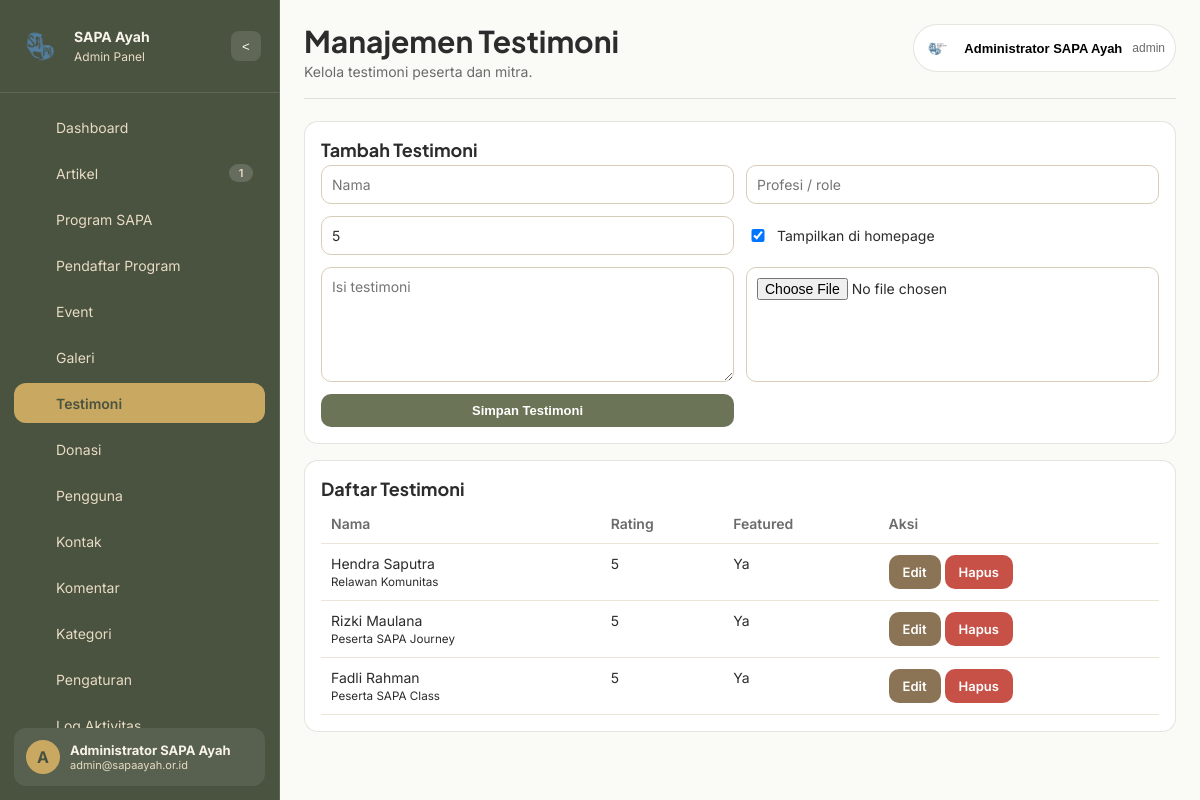
Page /admin/index.php?page=testimonials (signed in) on the committed database.
### tables this page shows
CREATE TABLE users (
    id BIGINT UNSIGNED AUTO_INCREMENT PRIMARY KEY,
    role_id INT UNSIGNED NOT NULL,
    full_name VARCHAR(150) NOT NULL,
    username VARCHAR(100) NOT NULL UNIQUE,
    email VARCHAR(150) NOT NULL UNIQUE,
    password VARCHAR(255) NOT NULL,
    phone VARCHAR(30) DEFAULT NULL,
    gender ENUM('male','female') DEFAULT NULL,
    birth_place VARCHAR(100) DEFAULT NULL,
    birth_date DATE DEFAULT NULL,
    address TEXT DEFAULT NULL,
    profile_photo VARCHAR(255) DEFAULT NULL,
    bio TEXT DEFAULT NULL,
    status ENUM('active','inactive','blocked') NOT NULL DEFAULT 'active',
    last_login_at DATETIME DEFAULT NULL,
    registered_at DATETIME DEFAULT CURRENT_TIMESTAMP,
    created_at DATETIME DEFAULT CURRENT_TIMESTAMP,
    updated_at DATETIME DEFAULT CURRENT_TIMESTAMP ON UPDATE CURRENT_TIMESTAMP,
    CONSTRAINT fk_users_role FOREIGN KEY (role_id) REFERENCES roles(id)
);

CREATE TABLE roles (
    id INT UNSIGNED AUTO_INCREMENT PRIMARY KEY,
    name VARCHAR(50) NOT NULL UNIQUE,
    description VARCHAR(255) DEFAULT NULL,
    created_at DATETIME DEFAULT CURRENT_TIMESTAMP,
    updated_at DATETIME DEFAULT CURRENT_TIMESTAMP ON UPDATE CURRENT_TIMESTAMP
);

CREATE TABLE testimonials (
    id BIGINT UNSIGNED AUTO_INCREMENT PRIMARY KEY,
    name VARCHAR(150) NOT NULL,
    role_or_job VARCHAR(150) DEFAULT NULL,
    photo VARCHAR(255) DEFAULT NULL,
    testimonial TEXT NOT NULL,
    rating TINYINT UNSIGNED NOT NULL DEFAULT 5,
    is_featured TINYINT(1) NOT NULL DEFAULT 1,
    created_at DATETIME DEFAULT CURRENT_TIMESTAMP,
    updated_at DATETIME DEFAULT CURRENT_TIMESTAMP ON UPDATE CURRENT_TIMESTAMP
);

### admin/index.php (called while the page is built, shortened)
<?php
$page = clean_input($_GET['page'] ?? 'dashboard');
$file = __DIR__ . '/../modules/admin/' . $page . '.php';
include $file;

### config/database.php (called while the page is built)
<?php
return [
    'host' => '127.0.0.1',
    'port' => 3306,
    'dbname' => 'sapa_ayah_cms',
    'username' => 'root',
    'password' => '',
    'charset' => 'utf8mb4'
];

### includes/helpers.php (called while the page is built, shortened)
<?php
function app_config(?string $key = null, $default = null)
{
    static $config = null;
    if ($config === null) {
        $config = require __DIR__ . '/../config/app.php';
    }
    return $config[$key] ?? $default;
}
function db_config(?string $key = null, $default = null)
{
    static $config = null;
    if ($config === null) {
        $config = require __DIR__ . '/../config/database.php';
    }
    return $config[$key] ?? $default;
}
function base_url(string $path = ''): string
{
    $root = rtrim(app_config('app_url', ''), '/');
    $path = ltrim($path, '/');
    return $path ? $root . '/' . $path : $root;
}
function e(?string $value): string
{
    return htmlspecialchars((string) $value, ENT_QUOTES, 'UTF-8');
}
function clean_input(?string $value): string
{
    return trim(strip_tags((string) $value));
}
function asset(string $path): string
{
    return base_url('assets/' . ltrim($path, '/'));
}

### includes/db.php (called while the page is built, shortened)
<?php
function db(): PDO
{
    static $pdo = null;
    if ($pdo === null) {
        $dsn = sprintf(
            'mysql:host=%s;port=%d;dbname=%s;charset=%s',
            db_config('host'),
            (int) db_config('port', 3306),
            db_config('dbname'),
            db_config('charset', 'utf8mb4')
        );
        $pdo = new PDO($dsn, db_config('username'), db_config('password'), [
            PDO::ATTR_ERRMODE => PDO::ERRMODE_EXCEPTION,
            PDO::ATTR_DEFAULT_FETCH_MODE => PDO::FETCH_ASSOC,
            PDO::ATTR_EMULATE_PREPARES => false,
        ]);
    }
    return $pdo;
}
function db_query(string $sql, array $params = []): PDOStatement
{
    $stmt = db()->prepare($sql);
    $stmt->execute($params);
    return $stmt;
}
function db_all(string $sql, array $params = []): array
{
    return db_query($sql, $params)->fetchAll();
}
function db_one(string $sql, array $params = []): ?array
{
    $data = db_query($sql, $params)->fetch();
    return $data ?: null;
}

### includes/auth.php (called while the page is built, shortened)
<?php
function user_by_id(int $id): ?array
{
    return db_one('SELECT u.*, r.name AS role_name FROM users u JOIN roles r ON r.id = u.role_id WHERE u.id = :id LIMIT 1', ['id' => $id]);
}
function is_logged_in(): bool
{
    return !empty($_SESSION['auth']['id']);
}
function auth_user(): ?array
{
    return user_by_id((int) $_SESSION['auth']['id']);
}
function has_role(string $roleName): bool
{
    return strtolower($_SESSION['auth']['role_name'] ?? '') === strtolower($roleName);
}
function can_access(string $permissionKey): bool
{
    if (has_role('admin')) {
        return true;
    }
    $roleId = (int) ($_SESSION['auth']['role_id'] ?? 0);
    $permission = db_one(
        'SELECT p.id FROM role_permissions rp JOIN permissions p ON p.id = rp.permission_id WHERE rp.role_id = :role_id AND p.permission_key = :permission_key LIMIT 1',
        [
            'role_id' => $roleId,
            'permission_key' => $permissionKey,
        ]
    );
    return (bool) $permission;
}

### includes/security.php (called while the page is built, shortened)
<?php
function urlsafe_b64encode(string $data): string
{
    return rtrim(strtr(base64_encode($data), '+/', '-_'), '=');
}
function encrypt_param(string $plain): string
{
    $cipher = app_config('encryption_cipher');
    $key = hash('sha256', app_config('encryption_key'), true);
    $iv = substr(hash('sha256', app_config('encryption_iv'), true), 0, openssl_cipher_iv_length($cipher));
    $encrypted = openssl_encrypt($plain, $cipher, $key, OPENSSL_RAW_DATA, $iv);
    return urlsafe_b64encode($encrypted ?: '');
}
function encrypt_id(int $id): string
{
    return encrypt_param((string) $id);
}
function decrypt_id(?string $value): ?int
{
    if (!$value) {
        return null;
    }
    $decrypted = decrypt_param($value);
    return (int) $decrypted;
}

### includes/csrf.php (called while the page is built, shortened)
<?php
function csrf_token(): string
{
    return $_SESSION['csrf_token'];
}

### modules/admin/testimonials.php (the view, shortened to what this page needs)
<?php
$pageHeading = 'Manajemen Testimoni';
$refId = decrypt_id($_GET['ref'] ?? '');
$edit = $refId ? db_one('SELECT * FROM testimonials WHERE id = :id LIMIT 1', ['id' => $refId]) : null;
$rows = db_all('SELECT * FROM testimonials ORDER BY id DESC');
include __DIR__ . '/../../admin/partials/header.php';
?>
<section class="panel">
    <h3><?= $edit ? 'Edit Testimoni' : 'Tambah Testimoni' ?></h3>
    <form method="post" enctype="multipart/form-data">
        <div class="inline-form">
            <input type="text" name="name" value="<?= e($edit['name'] ?? '') ?>" placeholder="Nama" required>
            <input type="text" name="role_or_job" value="<?= e($edit['role_or_job'] ?? '') ?>" placeholder="Profesi / role">
            <input type="number" min="1" max="5" name="rating" value="<?= e((string)($edit['rating'] ?? 5)) ?>" placeholder="Rating 1-5">
            <label><input type="checkbox" name="is_featured" <?= (int)($edit['is_featured'] ?? 1) === 1 ? 'checked' : '' ?>> Tampilkan di homepage</label>
            <textarea name="testimonial" placeholder="Isi testimoni" required><?= e($edit['testimonial'] ?? '') ?></textarea>
            <input type="file" name="photo">
            <button class="btn btn-primary" type="submit"><?= $edit ? 'Update Testimoni' : 'Simpan Testimoni' ?></button>
        </div>
    </form>
</section>
<section class="panel">
    <h3>Daftar Testimoni</h3>
    <div class="table-wrap">
        <table>
            <thead><tr><th>Nama</th><th>Rating</th><th>Featured</th><th>Aksi</th></tr></thead>
            <tbody>
            <?php foreach ($rows as $row): ?>
                <tr>
                    <td><?= e($row['name']) ?><br><small><?= e($row['role_or_job']) ?></small></td>
                    <td><?= e((string)$row['rating']) ?></td>
                    <td><?= (int)$row['is_featured'] === 1 ? 'Ya' : 'Tidak' ?></td>
                    <td>
                        <a class="btn btn-secondary" href="<?= base_url('admin/index.php?page=testimonials&ref=' . urlencode(encrypt_id((int)$row['id']))) ?>">Edit</a>
                        <?php if (can_access('testimonials.delete')): ?>
                            <a class="btn btn-danger" data-confirm="Hapus testimoni ini?" href="<?= base_url('admin/index.php?page=testimonials&action=delete&csrf_token=' . urlencode(csrf_token()) . '&ref=' . urlencode(encrypt_id((int)$row['id']))) ?>">Hapus</a>
                        <?php endif; ?>
                    </td>
                </tr>
            <?php endforeach; ?>
            </tbody>
        </table>
    </div>
</section>
<?php include __DIR__ . '/../../admin/partials/footer.php'; ?>

### admin/partials/header.php (shortened to what this page needs)
<?php
$auth = auth_user();
$adminPage = clean_input($_GET['page'] ?? 'dashboard');
$adminAssetVersion = '20260515-5';
$adminCss = asset('css/admin.css');
if (strpos($adminCss, '?') === false) {
    $adminCss .= '?v=' . $adminAssetVersion;
} else {
    $adminCss .= '&v=' . $adminAssetVersion;
}
if (!function_exists('admin_menu_icon_svg')) {
    function admin_menu_icon_svg(string $key): string
    {
        $icons = [
            'dashboard' => '<svg viewBox="0 0 24 24" fill="none"><rect x="3" y="3" width="7" height="7" rx="1.5"/><rect x="14" y="3" width="7" height="4" rx="1.5"/><rect x="14" y="10" width="7" height="11" rx="1.5"/><rect x="3" y="13" width="7" height="8" rx="1.5"/></svg>',
            'articles' => '<svg viewBox="0 0 24 24" fill="none"><path d="M7 3h8l4 4v14H7z"/><path d="M15 3v4h4"/><path d="M10 12h6M10 16h6"/></svg>',
            'programs' => '<svg viewBox="0 0 24 24" fill="none"><path d="M12 3a4 4 0 0 1 4 4c0 2.2-1.8 4-4 4s-4-1.8-4-4a4 4 0 0 1 4-4Z"/><path d="M6.5 20a5.5 5.5 0 0 1 11 0"/></svg>',
            'program-registrations' => '<svg viewBox="0 0 24 24" fill="none"><path d="M8 4h8l2 2v14H6V6z"/><path d="M15 4v4h4"/><path d="M9 12h6M9 16h4"/></svg>',
            'events' => '<svg viewBox="0 0 24 24" fill="none"><rect x="4" y="5" width="16" height="15" rx="2"/><path d="M8 3v4M16 3v4M4 10h16"/></svg>',
            'galleries' => '<svg viewBox="0 0 24 24" fill="none"><rect x="4" y="5" width="16" height="14" rx="2"/><path d="m8 14 3-3 2 2 3-3 2 2"/><circle cx="9" cy="9" r="1.2"/></svg>',
            'testimonials' => '<svg viewBox="0 0 24 24" fill="none"><path d="M6 6h12a2 2 0 0 1 2 2v8a2 2 0 0 1-2 2H9l-5 3V8a2 2 0 0 1 2-2Z"/></svg>',
            'donations' => '<svg viewBox="0 0 24 24" fill="none"><rect x="4" y="8" width="16" height="12" rx="2"/><path d="M12 8V5m0 0-2 2m2-2 2 2"/><path d="M8 14h8"/></svg>',
            'users' => '<svg viewBox="0 0 24 24" fill="none"><path d="M12 3a4 4 0 1 1 0 8 4 4 0 0 1 0-8Z"/><path d="M5 20a7 7 0 0 1 14 0"/></svg>',
            'contacts' => '<svg viewBox="0 0 24 24" fill="none"><rect x="3" y="5" width="18" height="14" rx="2"/><path d="m4 7 8 6 8-6"/></svg>',
            'comments' => '<svg viewBox="0 0 24 24" fill="none"><path d="M4 6h16v10H8l-4 4z"/></svg>',
            'categories' => '<svg viewBox="0 0 24 24" fill="none"><path d="M3 7h8v8H3zM13 7h8v5h-8zM13 14h8v1"/></svg>',
            'settings' => '<svg viewBox="0 0 24 24" fill="none"><path d="M12 8.5a3.5 3.5 0 1 1 0 7 3.5 3.5 0 0 1 0-7Z"/><path d="m19.4 15 1.2 2-2 3.5-2.3-.3a7.7 7.7 0 0 1-1.7 1l-.7 2.2H10l-.7-2.2c-.6-.2-1.2-.5-1.8-1l-2.2.3-2-3.5 1.2-2a8.5 8.5 0 0 1 0-2l-1.2-2 2-3.5 2.2.3c.6-.4 1.2-.7 1.8-1L10 .6h4l.7 2.2c.6.2 1.1.5 1.7 1l2.3-.3 2 3.5-1.2 2a8.5 8.5 0 0 1 0 2Z"/></svg>',
            'logs' => '<svg viewBox="0 0 24 24" fill="none"><path d="M12 7v5l3 2"/><circle cx="12" cy="12" r="9"/></svg>',
        ];
        $svg = $icons[$key] ?? $icons['dashboard'];
        return str_replace('<svg ', '<svg class="menu-icon-svg" ', $svg);
    }
}
$menuItems = [
    ['key' => 'dashboard', 'label' => 'Dashboard', 'icon' => 'DB'],
    ['key' => 'articles', 'label' => 'Artikel', 'icon' => 'AR'],
    ['key' => 'programs', 'label' => 'Program SAPA', 'icon' => 'PR'],
    ['key' => 'program-registrations', 'label' => 'Pendaftar Program', 'icon' => 'PD'],
    ['key' => 'events', 'label' => 'Event', 'icon' => 'EV'],
    ['key' => 'galleries', 'label' => 'Galeri', 'icon' => 'GL'],
    ['key' => 'testimonials', 'label' => 'Testimoni', 'icon' => 'TS'],
    ['key' => 'donations', 'label' => 'Donasi', 'icon' => 'DN'],
    ['key' => 'users', 'label' => 'Pengguna', 'icon' => 'US'],
    ['key' => 'contacts', 'label' => 'Kontak', 'icon' => 'CT'],
    ['key' => 'comments', 'label' => 'Komentar', 'icon' => 'CM'],
    ['key' => 'categories', 'label' => 'Kategori', 'icon' => 'KG'],
    ['key' => 'settings', 'label' => 'Pengaturan', 'icon' => 'ST'],
    ['key' => 'logs', 'label' => 'Log Aktivitas', 'icon' => 'LG'],
];
$menuBadges = [
    'articles' => (int) (db_one('SELECT COUNT(*) total FROM articles WHERE status = "published"')['total'] ?? 0),
    'events' => (int) (db_one('SELECT COUNT(*) total FROM events WHERE status = "upcoming"')['total'] ?? 0),
];
$pageDescriptions = [
    'dashboard' => 'Selamat datang kembali. Berikut ringkasan aktivitas hari ini.',
    'articles' => 'Kelola konten artikel dan publikasi yayasan.',
    'programs' => 'Atur program unggulan SAPA Ayah.',
    'program-registrations' => 'Pantau peserta yang mendaftar program.',
    'events' => 'Kelola jadwal event dan dokumentasi kegiatan.',
    'galleries' => 'Atur media foto dan video dokumentasi.',
    'testimonials' => 'Kelola testimoni peserta dan mitra.',
    'donations' => 'Verifikasi serta monitor data donasi.',
    'users' => 'Kelola akun pengguna dan hak akses.',
    'contacts' => 'Lihat pesan yang masuk dari formulir kontak.',
    'comments' => 'Moderasi komentar artikel.',
    'categories' => 'Atur kategori artikel.',
    'settings' => 'Konfigurasi identitas dan informasi website.',
    'logs' => 'Audit trail aktivitas sistem.',
    'profile' => 'Perbarui informasi akun Anda.',
];
?>
<!doctype html>
<html lang="id">
<head>
    <link rel="stylesheet" href="<?= e($adminCss) ?>">
</head>
<body>
<div class="admin-shell">
    <aside class="sidebar" data-sidebar>
        <div class="brand-admin">
            <div class="brand-badge" aria-hidden="true"><img src="<?= asset('images/logo-sapa-mark.png?v=20260515-2') ?>" alt=""></div>
            <div class="brand-text">
                <strong>SAPA Ayah</strong>
                <small>Admin Panel</small>
            </div>
            <button class="sidebar-collapse" type="button" data-sidebar-collapse aria-label="Collapse Sidebar">&lt;</button>
        </div>
        <nav class="nav-admin">
            <?php foreach ($menuItems as $item): ?>
                <a class="<?= $adminPage === $item['key'] ? 'active' : '' ?>" href="<?= base_url('admin/index.php?page=' . $item['key']) ?>">
                    <span class="nav-icon" aria-hidden="true"><?= admin_menu_icon_svg($item['key']) ?></span>
                    <span class="nav-label"><?= e($item['label']) ?></span>
                    <?php if (!empty($menuBadges[$item['key']])): ?>
                        <span class="nav-badge"><?= e((string) $menuBadges[$item['key']]) ?></span>
                    <?php endif; ?>
                </a>
            <?php endforeach; ?>
        </nav>
        <div class="sidebar-user">
            <div class="avatar-mini"><?= e(strtoupper(substr($auth['full_name'] ?? 'A', 0, 1))) ?></div>
            <div class="sidebar-user-text">
                <strong><?= e($auth['full_name']) ?></strong>
                <small><?= e($auth['email']) ?></small>
            </div>
        </div>
    </aside>
    <div class="main-panel">
        <div class="topbar">
            <div class="topbar-title">
                <h1><?= e($pageHeading ?? 'Dashboard Admin') ?></h1>
                <small><?= e($pageDescriptions[$adminPage] ?? 'Kelola konten dan data Yayasan SAPA Ayah.') ?></small>
            </div>
            <div class="profile-menu" data-profile-menu>
                <button class="user-chip" type="button" data-profile-btn>
                    <img src="<?= $auth['profile_photo'] ? upload_url($auth['profile_photo']) : asset('images/logo-sapa.jpg') ?>" alt="Profile">
                    <span><?= e($auth['full_name']) ?></span>
                <small><?= e($auth['role_name'] ?? 'user') ?></small>
            </button>
            </div>
        </div>

### rows in the picture
users: full_name "A", full_name "Administrator SAPA Ayah", email "admin@sapaayah.or.id", role.name "admin"
testimonials: name "Hendra Saputra", role_or_job "Relawan Komunitas", rating "5", is_featured "Ya"
testimonials: name "Rizki Maulana", role_or_job "Peserta SAPA Journey", rating "5", is_featured "Ya"
testimonials: name "Fadli Rahman", role_or_job "Peserta SAPA Class", rating "5", is_featured "Ya"

### other values in the picture
$item['label'] "Dashboard"
$item['label'] "Artikel"
$menuBadges[$item['key']] "1"
$item['label'] "Program SAPA"
$item['label'] "Pendaftar Program"
$item['label'] "Event"
$item['label'] "Galeri"
$item['label'] "Testimoni"
$item['label'] "Donasi"
$item['label'] "Pengguna"
$item['label'] "Kontak"
$item['label'] "Komentar"
$item['label'] "Kategori"
$item['label'] "Pengaturan"
$pageHeading "Manajemen Testimoni"
